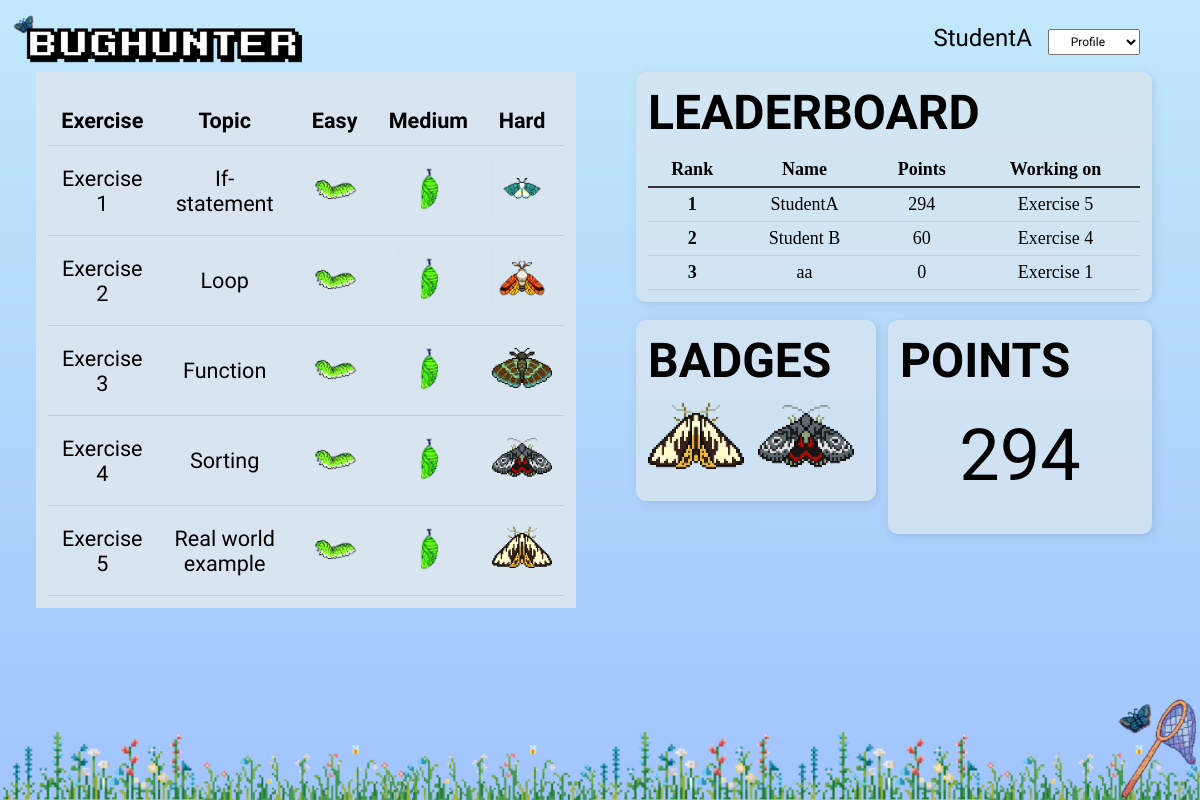
The app's page /profile (signed in) with its own data.
### app.py (models this page shows)
class User(db.Model):
    id = db.Column(db.Integer, primary_key=True)
    username = db.Column(db.String(80), unique=True, nullable=False)
    email = db.Column(db.String(120), unique=False, nullable=False)
    password = db.Column(db.String(120), nullable=False)
    points = db.Column(db.Integer, default=0)

### app.py (the view)
@app.route('/profile')
def profile():
    if 'username' not in session:
        return redirect(url_for('login_user'))
    username = session['username']
    user = User.query.filter_by(username=username).first()
    if not user:
        user = User(username=username)
        db.session.add(user)
        db.session.commit()
    leaderboard = User.query.order_by(User.points.desc()).limit(5).all()
    leaderboard_info = []
    for u in leaderboard:
        user_progress = get_progress(u.username)
        user_working_on = get_working_on(user_progress)
        leaderboard_info.append({
            'username': u.username,
            'points': u.points,
            'working_on': user_working_on
        })
    progress = get_progress(username)
    working_on = get_working_on(progress)
    badge_map = {
        'Exercise 1': 'badges/moth1.png',
        'Exercise 2': 'badges/moth2.png',
        'Exercise 3': 'badges/moth3.png',
        'Exercise 4': 'badges/moth4.png',
        'Exercise 5': 'badges/moth5.png'
    }
    badge_img = []
    for exercise_num, levels in progress.items():
        if isinstance(levels, list) and len(levels) == 3 and levels[2] == 1:
            badge_img.append(badge_map[exercise_num])
    badge_img.sort(reverse=True)
    badge_img = badge_img[:2]
    while len(badge_img) < 2:
        badge_img.append('badges/lock.png')
    return render_template('profile.html',
                           username=username,
                           points=user.points,
                           badges=badge_img,
                           leaderboard=leaderboard_info,
                           progress=progress,
                           working_on=working_on)

### app.py (called while the page is built)
def get_progress(username):
    prefix = ""
    user = User.query.filter_by(username=username).first()
    solved = SolvedExercise.query.filter_by(user_id=user.id).all()
    progress = {}
    for i in range(1, 6):
        progress[f'Exercise {i}'] = [0, 0, 0]
    for item in solved:
        for i in range(1, 6):
            if i == 1:
                prefix = "if-statement"
            elif i == 2:
                prefix = "loop"
            elif i == 3:
                prefix = "function"
            elif i == 4:
                prefix = "sorting"
            elif i == 5:
                prefix = "real-world-example"
            for j, level in enumerate(['easy', 'medium', 'hard']):
                if f"{prefix}-{level}" == item.exercise_filename:
                    progress[f'Exercise {i}'][j] = 1
    return progress

def get_working_on(progress):
    index = 1
    for i in range(5, 0, -1):
        levels = progress.get(f'Exercise {i}', [0, 0, 0])
        if any(levels):
            index = i
            break
    return index

### templates/profile.html (shortened to what this page needs)
<!DOCTYPE html>
<html lang="en">
<head>
</head>
<body>
    <div id="navbar">
        <div id="nav-right">
            <span id="username-label">{{ username }}</span>
            <select id="menu-select">
                <option disabled selected>Profile</option>
            </select>
        </div>
        <img src="../static/simple-logo.png" alt="small-logo" class="small-logo">
    </div>
    <div id="page-content">
        <div class="exercise-container">
            <table class="exercise-grid-table">
                <thead>
                    <tr>
                        <th>Exercise</th>
                        <th>Topic</th>
                        <th>Easy</th>
                        <th>Medium</th>
                        <th>Hard</th>
                    </tr>
                </thead>
                <tbody>
                    {% for i in range(1, 6) %}
                        <tr>
                            <td>Exercise {{ i }}</td>
                            <td>{{ ['If-statement','Loop','Function','Sorting','Real world example'][i-1] }}</td>
                            <td>
                                <a href="{{ url_for('exercise', filename=(['If-statement','Loop','Function','Sorting','Real world example'][i-1]|lower|replace(' ', '-') ~ '-easy')) }}">
                                    <img src="{{ url_for('static', filename='badges/caterpillar.png') if progress['Exercise ' ~ i][0] else url_for('static', filename='badges/caterpillar-grey.png') }}">
                                </a>
                            </td>
                            <td>
                                <a href="{{ url_for('exercise', filename=(['If-statement','Loop','Function','Sorting','Real world example'][i-1]|lower|replace(' ', '-') ~ '-medium')) }}">
                                  <img src="{{ url_for('static', filename='badges/cocoon.png') if progress['Exercise ' ~ i][1] else url_for('static', filename='badges/cocoon-grey.png') }}">
                                </a>
                            </td>
                            <td>
                                {% set moth_img = 'badges/moth' ~ i|string ~ '.png' %}
                                {% set moth_img_grey = 'badges/moth' ~ i|string ~ '-grey.png' %}
                                <a href="{{ url_for('exercise', filename=(['If-statement','Loop','Function','Sorting','Real world example'][i-1]|lower|replace(' ', '-') ~ '-hard')) }}">
                                    <img src="{{ url_for('static', filename=moth_img) if progress['Exercise ' ~ i][2] else url_for('static', filename=moth_img_grey) }}">
                                </a>
                            </td>
                        </tr>
                    {% endfor %}
                </tbody>
            </table>
        </div>
        <div class="right-panel">
            <div class="leaderboard-box">
                <h2 class="pixel-font">LEADERBOARD</h2>
                <table class="leaderboard-table">
                    <thead>
                        <tr><th>Rank</th><th>Name</th><th>Points</th><th>Working on</th></tr>
                    </thead>
                    <tbody>
                        {% for user in leaderboard %}
                            <tr>
                                <td><strong>{{ loop.index }}</strong></td>
                                <td>{{ user.username }}</td>
                                <td>{{ user.points }}</td>
                                <td>Exercise {{ user.working_on }}</td>
                            </tr>
                        {% endfor %}
                    </tbody>
                </table>
            </div>
            <div class="badge-points-row">
                <a href="{{ url_for('badges') }}" style="text-decoration: none; color: inherit;">
                    <div class="badges-box">
                        <h2 class="pixel-font">BADGES</h2>
                        <div class="badge-images">
                            {% for badge in badges %}
                                <img src="{{ url_for('static', filename=badge) }}">
                            {% endfor %}
                        </div>
                    </div>
                </a>
                <div class="points-box">
                    <h2 class="pixel-font">POINTS</h2>
                    <div class="points-number">{{ points }}</div>
                </div>
            </div>
        </div>
    </div>
    <img src="{{ url_for('static', filename='bugnet.png') }}" class="bugnet-icon">
    <img src="{{ url_for('static', filename='grass.png') }}" class="grass-bg">
</body>
</html>

### records on screen
User: username "StudentA", points "294", working_on "5"
User: username "Student B", points "60", working_on "4"
User: username "aa", points "0", working_on "1"

### other values on screen
{{ i }} "1" "2" "3" "4" "5"
{{ ['If-statement','Loop','Function','Sorting','Real world example'][i-1] }} "If-statement" "Loop" "Function" "Sorting" "Real world example"
